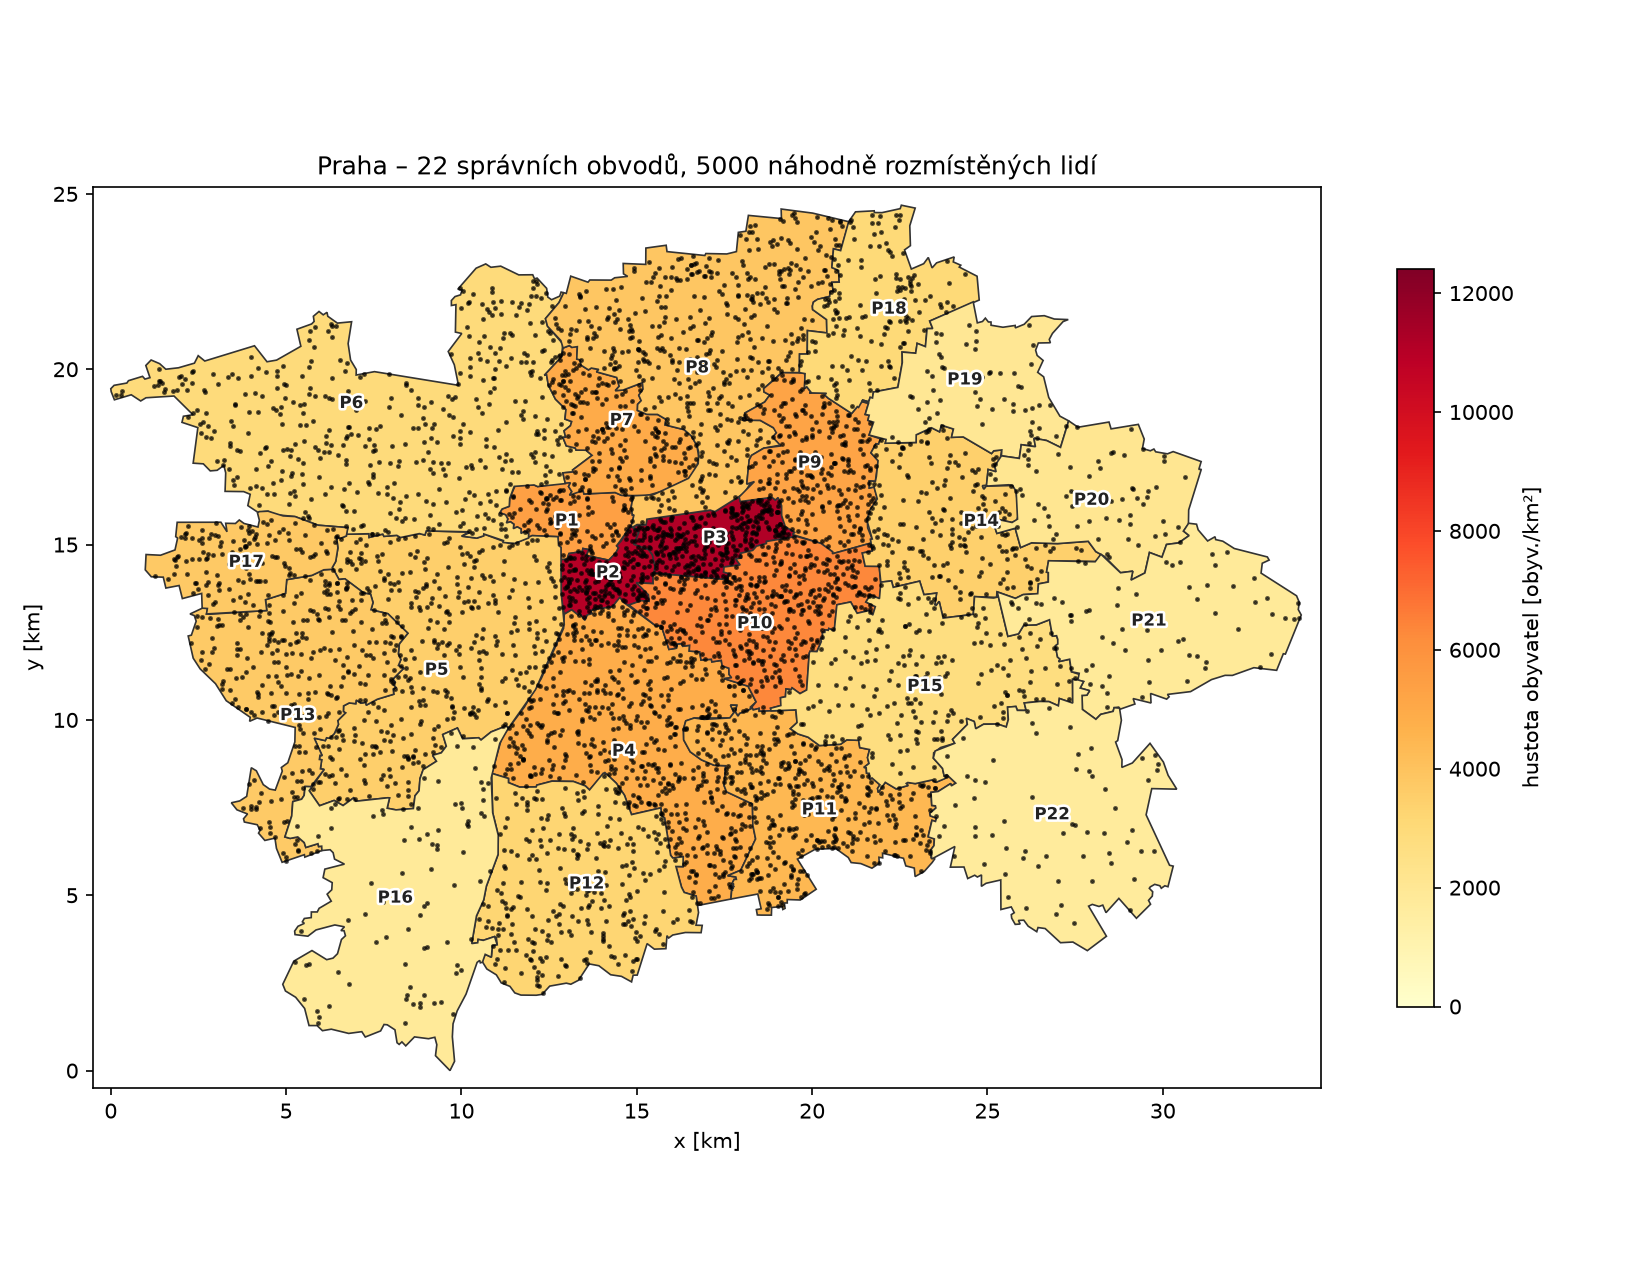

Source code (Python):
"""
2D mapa Prahy rozdělená na 22 správních obvodů (Praha 1 – Praha 22).

Hranice obvodů: RÚIAN (ČÚZK), soubor praha_obvody.json.
Souřadnice jsou v kilometrech, (0, 0) = jihozápadní roh Prahy,
osa x = východ, osa y = sever (Praha má cca 34 × 25 km).

Počty obyvatel: ČSÚ, Správní obvody hl. m. Prahy, stav k 31. 12. 2023.

Použití:
    from praha import nahodna_pozice
    obvod, (x, y) = nahodna_pozice()
"""

import json
import os
import random

# ---------------------------------------------------------------------------
# Data
# ---------------------------------------------------------------------------

OBYVATEL = {
    "Praha 1": 28_718,
    "Praha 2": 51_171,
    "Praha 3": 80_761,
    "Praha 4": 145_709,
    "Praha 5": 98_923,
    "Praha 6": 120_203,
    "Praha 7": 48_920,
    "Praha 8": 122_814,
    "Praha 9": 67_067,
    "Praha 10": 117_999,
    "Praha 11": 87_489,
    "Praha 12": 70_846,
    "Praha 13": 71_428,
    "Praha 14": 53_242,
    "Praha 15": 52_740,
    "Praha 16": 25_823,
    "Praha 17": 32_671,
    "Praha 18": 35_798,
    "Praha 19": 14_991,
    "Praha 20": 18_175,
    "Praha 21": 19_029,
    "Praha 22": 20_215,
}

_SOUBOR = os.path.join(os.path.dirname(os.path.abspath(__file__)), "praha_obvody.json")
with open(_SOUBOR, encoding="utf-8") as _f:
    POLYGONY = {jmeno: [tuple(p) for p in body] for jmeno, body in json.load(_f).items()}

CELKEM_OBYVATEL = sum(OBYVATEL.values())

# pravděpodobnost, že náhodný člověk bydlí v daném obvodu
PRAVDEPODOBNOST = {jmeno: pocet / CELKEM_OBYVATEL for jmeno, pocet in OBYVATEL.items()}

# obdélník kolem každého obvodu (pro rychlé losování bodů)
_OBDELNIKY = {
    jmeno: (min(x for x, _ in p), max(x for x, _ in p), min(y for _, y in p), max(y for _, y in p))
    for jmeno, p in POLYGONY.items()
}


# ---------------------------------------------------------------------------
# Geometrie
# ---------------------------------------------------------------------------

def bod_v_polygonu(x, y, polygon):
    """Ray casting: True, pokud bod (x, y) leží uvnitř polygonu."""
    uvnitr = False
    n = len(polygon)
    for i in range(n):
        x1, y1 = polygon[i]
        x2, y2 = polygon[(i + 1) % n]
        if (y1 > y) != (y2 > y):
            if x < x1 + (y - y1) * (x2 - x1) / (y2 - y1):
                uvnitr = not uvnitr
    return uvnitr


def plocha(polygon):
    """Plocha polygonu v km² (shoelace formula)."""
    n = len(polygon)
    s = sum(polygon[i][0] * polygon[(i + 1) % n][1] - polygon[(i + 1) % n][0] * polygon[i][1]
            for i in range(n))
    return abs(s) / 2


def nahodny_bod_v_obvodu(jmeno):
    """Úplně náhodný (rovnoměrný) bod uvnitř obvodu – rejection sampling."""
    polygon = POLYGONY[jmeno]
    min_x, max_x, min_y, max_y = _OBDELNIKY[jmeno]
    while True:
        x = random.uniform(min_x, max_x)
        y = random.uniform(min_y, max_y)
        if bod_v_polygonu(x, y, polygon):
            return (x, y)


# ---------------------------------------------------------------------------
# Hlavní funkce pro simulaci
# ---------------------------------------------------------------------------

def nahodny_obvod():
    """Vybere obvod s pravděpodobností obyvatel_obvodu / obyvatel_Prahy."""
    return random.choices(list(PRAVDEPODOBNOST), weights=list(PRAVDEPODOBNOST.values()))[0]


def nahodna_pozice():
    """Vrátí (obvod, (x, y)) – nejdřív losuje obvod, pak náhodné místo v něm."""
    obvod = nahodny_obvod()
    return obvod, nahodny_bod_v_obvodu(obvod)


def obvod_bodu(x, y):
    """Zjistí, ve kterém obvodu bod leží (nebo None, pokud je mimo Prahu)."""
    for jmeno, polygon in POLYGONY.items():
        if bod_v_polygonu(x, y, polygon):
            return jmeno
    return None


# ---------------------------------------------------------------------------
# Vykreslení (matplotlib)
# ---------------------------------------------------------------------------

def nakresli_mapu(ax=None, barvy_podle_hustoty=True, popisky=True):
    """Nakreslí obvody do matplotlib os `ax` (vytvoří nové, pokud ax=None). Vrací ax."""
    import matplotlib.pyplot as plt
    from matplotlib import patheffects
    from matplotlib.patches import Polygon

    if ax is None:
        _, ax = plt.subplots(figsize=(11, 8.5))

    hustoty = {j: OBYVATEL[j] / plocha(p) for j, p in POLYGONY.items()}
    max_h = max(hustoty.values())
    cmap = plt.get_cmap("YlOrRd")

    for jmeno, polygon in POLYGONY.items():
        barva = cmap(0.1 + 0.8 * hustoty[jmeno] / max_h) if barvy_podle_hustoty else "#eeeeee"
        ax.add_patch(Polygon(polygon, closed=True, facecolor=barva,
                             edgecolor="#333333", linewidth=0.8))
        if popisky:
            # popisek do středu obdélníku, posunutý dovnitř obvodu, pokud je mimo
            min_x, max_x, min_y, max_y = _OBDELNIKY[jmeno]
            cx, cy = (min_x + max_x) / 2, (min_y + max_y) / 2
            if not bod_v_polygonu(cx, cy, polygon):
                cx = sum(x for x, _ in polygon) / len(polygon)
                cy = sum(y for _, y in polygon) / len(polygon)
            ax.text(cx, cy, jmeno.replace("Praha ", "P"), ha="center", va="center",
                    fontsize=8, fontweight="bold", color="#222222",
                    path_effects=[patheffects.withStroke(linewidth=2.5, foreground="white")])

    ax.set_xlim(-0.5, 34.5)
    ax.set_ylim(-0.5, 25.2)
    ax.set_aspect("equal")
    ax.set_xlabel("x [km]")
    ax.set_ylabel("y [km]")

    if barvy_podle_hustoty:
        sm = plt.cm.ScalarMappable(cmap=cmap, norm=plt.Normalize(0, max_h))
        ax.figure.colorbar(sm, ax=ax, shrink=0.6, label="hustota obyvatel [obyv./km²]")
    return ax


def nakresli_lidi(pozice, ax=None, **kwargs):
    """Nakreslí mapu a body lidí. `pozice` = seznam (x, y). Vrací ax."""
    ax = nakresli_mapu(ax)
    if pozice:
        xs, ys = zip(*pozice)
        nastaveni = {"s": 2, "c": "black", "alpha": 0.6}
        nastaveni.update(kwargs)
        ax.scatter(xs, ys, **nastaveni)
    return ax


if __name__ == "__main__":
    import matplotlib.pyplot as plt

    print(f"Celkem obyvatel: {CELKEM_OBYVATEL:,}".replace(",", " "))
    for jmeno, p in PRAVDEPODOBNOST.items():
        print(f"{jmeno:9s} {p:6.2%}   plocha {plocha(POLYGONY[jmeno]):5.1f} km²")

    lide = [nahodna_pozice() for _ in range(5000)]
    ax = nakresli_lidi([pos for _, pos in lide])
    ax.set_title("Praha – 22 správních obvodů, 5000 náhodně rozmístěných lidí")
    plt.tight_layout()
    plt.savefig("praha.png", dpi=150)
    print("Uloženo do praha.png")
    plt.show()
